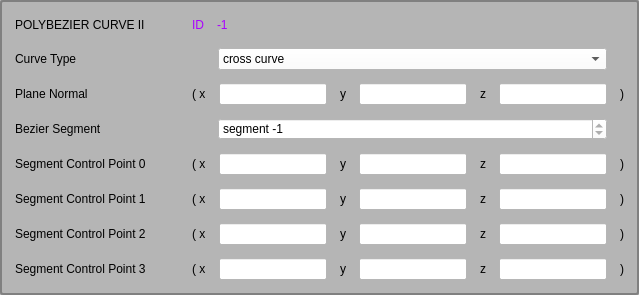
    <widget class="QGroupBox" name="group_polybez_b_info">
     <property name="enabled">
      <bool>true</bool>
     </property>
     <property name="sizePolicy">
      <sizepolicy hsizetype="Preferred" vsizetype="Preferred">
       <horstretch>0</horstretch>
       <verstretch>0</verstretch>
      </sizepolicy>
     </property>
     <property name="styleSheet">
      <string notr="true">QGroupBox { 
	border: 2px solid gray; 
    border-radius: 3px; 
	background-color: rgb(181, 181, 181);
 } 

QLabel {
	background-color: rgb(181, 181, 181);
}

QLineEdit {
	background-color: rgb(255, 255, 255)
}

QComboBox {
	background-color: rgb(255, 255, 255);
}

QComboBox QAbstractItemView {
	background-color: rgb(255, 255, 255);
}

QSpinBox {
	background-color: rgb(255, 255, 255);
}</string>
     </property>
     <layout class="QFormLayout" name="formLayout_2">
      <property name="horizontalSpacing">
       <number>13</number>
      </property>
      <property name="verticalSpacing">
       <number>13</number>
      </property>
      <property name="leftMargin">
       <number>13</number>
      </property>
      <property name="topMargin">
       <number>13</number>
      </property>
      <property name="rightMargin">
       <number>13</number>
      </property>
      <property name="bottomMargin">
       <number>13</number>
      </property>
      <item row="0" column="0">
       <widget class="QLabel" name="label_6">
        <property name="text">
         <string>POLYBEZIER CURVE II</string>
        </property>
       </widget>
      </item>
      <item row="0" column="1">
       <layout class="QHBoxLayout" name="horizontalLayout_2">
        <property name="bottomMargin">
         <number>0</number>
        </property>
        <item>
         <widget class="QLabel" name="label_66">
          <property name="styleSheet">
           <string notr="true">QLabel {
	color: rgb(170, 0, 255);
}</string>
          </property>
          <property name="text">
           <string>ID</string>
          </property>
         </widget>
        </item>
        <item>
         <widget class="QLabel" name="label_polybez_b_id">
          <property name="styleSheet">
           <string notr="true">QLabel {
	color: rgb(170, 0, 255);
}</string>
          </property>
          <property name="text">
           <string>-1</string>
          </property>
         </widget>
        </item>
        <item>
         <spacer name="horizontalSpacer_4">
          <property name="orientation">
           <enum>Qt::Horizontal</enum>
          </property>
          <property name="sizeHint" stdset="0">
           <size>
            <width>40</width>
            <height>20</height>
           </size>
          </property>
         </spacer>
        </item>
       </layout>
      </item>
      <item row="2" column="0">
       <widget class="QLabel" name="label_30">
        <property name="text">
         <string>Curve Type</string>
        </property>
       </widget>
      </item>
      <item row="2" column="1">
       <layout class="QHBoxLayout" name="h7">
        <property name="leftMargin">
         <number>26</number>
        </property>
        <property name="rightMargin">
         <number>17</number>
        </property>
        <property name="bottomMargin">
         <number>0</number>
        </property>
        <item>
         <widget class="QComboBox" name="cmbobox_polybez_b_curve_type">
          <property name="editable">
           <bool>false</bool>
          </property>
          <property name="currentText">
           <string>cross curve</string>
          </property>
          <property name="currentIndex">
           <number>0</number>
          </property>
          <property name="maxVisibleItems">
           <number>3</number>
          </property>
          <property name="maxCount">
           <number>3</number>
          </property>
          <item>
           <property name="text">
            <string>cross curve</string>
           </property>
          </item>
          <item>
           <property name="text">
            <string>boundary curve</string>
           </property>
          </item>
          <item>
           <property name="text">
            <string>silhouette curve</string>
           </property>
          </item>
         </widget>
        </item>
       </layout>
      </item>
      <item row="3" column="0">
       <widget class="QLabel" name="label_32">
        <property name="text">
         <string>Plane Normal</string>
        </property>
       </widget>
      </item>
      <item row="3" column="1">
       <layout class="QHBoxLayout" name="h8">
        <item>
         <widget class="QLabel" name="label_33">
          <property name="text">
           <string>( x</string>
          </property>
         </widget>
        </item>
        <item>
         <widget class="QLineEdit" name="input_polybez_b_normal_x">
          <property name="enabled">
           <bool>false</bool>
          </property>
         </widget>
        </item>
        <item>
         <widget class="QLabel" name="label_34">
          <property name="text">
           <string>y</string>
          </property>
         </widget>
        </item>
        <item>
         <widget class="QLineEdit" name="input_polybez_b_normal_y">
          <property name="enabled">
           <bool>false</bool>
          </property>
         </widget>
        </item>
        <item>
         <widget class="QLabel" name="label_35">
          <property name="text">
           <string>z</string>
          </property>
         </widget>
        </item>
        <item>
         <widget class="QLineEdit" name="input_polybez_b_normal_z">
          <property name="enabled">
           <bool>false</bool>
          </property>
         </widget>
        </item>
        <item>
         <widget class="QLabel" name="label_36">
          <property name="text">
           <string>)</string>
          </property>
         </widget>
        </item>
       </layout>
      </item>
      <item row="4" column="0">
       <widget class="QLabel" name="label_37">
        <property name="text">
         <string>Bezier Segment</string>
        </property>
       </widget>
      </item>
      <item row="4" column="1">
       <layout class="QHBoxLayout" name="h9">
        <property name="leftMargin">
         <number>26</number>
        </property>
        <property name="rightMargin">
         <number>17</number>
        </property>
        <property name="bottomMargin">
         <number>0</number>
        </property>
        <item>
         <widget class="QSpinBox" name="spnbox_polybez_b_segment">
          <property name="inputMethodHints">
           <set>Qt::ImhNone</set>
          </property>
          <property name="buttonSymbols">
           <enum>QAbstractSpinBox::UpDownArrows</enum>
          </property>
          <property name="prefix">
           <string>segment </string>
          </property>
          <property name="minimum">
           <number>-1</number>
          </property>
          <property name="maximum">
           <number>-1</number>
          </property>
          <property name="value">
           <number>-1</number>
          </property>
         </widget>
        </item>
       </layout>
      </item>
      <item row="5" column="0">
       <widget class="QLabel" name="label_39">
        <property name="text">
         <string>Segment Control Point 0          </string>
        </property>
       </widget>
      </item>
      <item row="5" column="1">
       <layout class="QHBoxLayout" name="h10">
        <item>
         <widget class="QLabel" name="label_40">
          <property name="text">
           <string>( x</string>
          </property>
         </widget>
        </item>
        <item>
         <widget class="QLineEdit" name="input_polybez_b_ctrl_point_0_x">
          <property name="enabled">
           <bool>false</bool>
          </property>
         </widget>
        </item>
        <item>
         <widget class="QLabel" name="label_41">
          <property name="text">
           <string>y</string>
          </property>
         </widget>
        </item>
        <item>
         <widget class="QLineEdit" name="input_polybez_b_ctrl_point_0_y">
          <property name="enabled">
           <bool>false</bool>
          </property>
         </widget>
        </item>
        <item>
         <widget class="QLabel" name="label_42">
          <property name="text">
           <string>z</string>
          </property>
         </widget>
        </item>
        <item>
         <widget class="QLineEdit" name="input_polybez_b_ctrl_point_0_z">
          <property name="enabled">
           <bool>false</bool>
          </property>
         </widget>
        </item>
        <item>
         <widget class="QLabel" name="label_43">
          <property name="text">
           <string>)</string>
          </property>
         </widget>
        </item>
       </layout>
      </item>
      <item row="6" column="0">
       <widget class="QLabel" name="label_45">
        <property name="text">
         <string>Segment Control Point 1</string>
        </property>
       </widget>
      </item>
      <item row="6" column="1">
       <layout class="QHBoxLayout" name="h11">
        <item>
         <widget class="QLabel" name="label_46">
          <property name="text">
           <string>( x</string>
          </property>
         </widget>
        </item>
        <item>
         <widget class="QLineEdit" name="input_polybez_b_ctrl_point_1_x">
          <property name="enabled">
           <bool>false</bool>
          </property>
         </widget>
        </item>
        <item>
         <widget class="QLabel" name="label_47">
          <property name="text">
           <string>y</string>
          </property>
         </widget>
        </item>
        <item>
         <widget class="QLineEdit" name="input_polybez_b_ctrl_point_1_y">
          <property name="enabled">
           <bool>false</bool>
          </property>
         </widget>
        </item>
        <item>
         <widget class="QLabel" name="label_48">
          <property name="text">
           <string>z</string>
          </property>
         </widget>
        </item>
        <item>
         <widget class="QLineEdit" name="input_polybez_b_ctrl_point_1_z">
          <property name="enabled">
           <bool>false</bool>
          </property>
         </widget>
        </item>
        <item>
         <widget class="QLabel" name="label_50">
          <property name="text">
           <string>)</string>
          </property>
         </widget>
        </item>
       </layout>
      </item>
      <item row="7" column="0">
       <widget class="QLabel" name="label_51">
        <property name="text">
         <string>Segment Control Point 2</string>
        </property>
       </widget>
      </item>
      <item row="7" column="1">
       <layout class="QHBoxLayout" name="h12">
        <item>
         <widget class="QLabel" name="label_52">
          <property name="text">
           <string>( x</string>
          </property>
         </widget>
        </item>
        <item>
         <widget class="QLineEdit" name="input_polybez_b_ctrl_point_2_x">
          <property name="enabled">
           <bool>false</bool>
          </property>
         </widget>
        </item>
        <item>
         <widget class="QLabel" name="label_53">
          <property name="text">
           <string>y</string>
          </property>
         </widget>
        </item>
        <item>
         <widget class="QLineEdit" name="input_polybez_b_ctrl_point_2_y">
          <property name="enabled">
           <bool>false</bool>
          </property>
         </widget>
        </item>
        <item>
         <widget class="QLabel" name="label_54">
          <property name="text">
           <string>z</string>
          </property>
         </widget>
        </item>
        <item>
         <widget class="QLineEdit" name="input_polybez_b_ctrl_point_2_z">
          <property name="enabled">
           <bool>false</bool>
          </property>
         </widget>
        </item>
        <item>
         <widget class="QLabel" name="label_56">
          <property name="text">
           <string>)</string>
          </property>
         </widget>
        </item>
       </layout>
      </item>
      <item row="8" column="0">
       <widget class="QLabel" name="label_57">
        <property name="text">
         <string>Segment Control Point 3</string>
        </property>
       </widget>
      </item>
      <item row="8" column="1">
       <layout class="QHBoxLayout" name="h13">
        <item>
         <widget class="QLabel" name="label_58">
          <property name="text">
           <string>( x</string>
          </property>
         </widget>
        </item>
        <item>
         <widget class="QLineEdit" name="input_polybez_b_ctrl_point_3_x">
          <property name="enabled">
           <bool>false</bool>
          </property>
         </widget>
        </item>
        <item>
         <widget class="QLabel" name="label_60">
          <property name="text">
           <string>y</string>
          </property>
         </widget>
        </item>
        <item>
         <widget class="QLineEdit" name="input_polybez_b_ctrl_point_3_y">
          <property name="enabled">
           <bool>false</bool>
          </property>
         </widget>
        </item>
        <item>
         <widget class="QLabel" name="label_61">
          <property name="text">
           <string>z</string>
          </property>
         </widget>
        </item>
        <item>
         <widget class="QLineEdit" name="input_polybez_b_ctrl_point_3_z">
          <property name="enabled">
           <bool>false</bool>
          </property>
         </widget>
        </item>
        <item>
         <widget class="QLabel" name="label_62">
          <property name="text">
           <string>)</string>
          </property>
         </widget>
        </item>
       </layout>
      </item>
     </layout>
    </widget>
